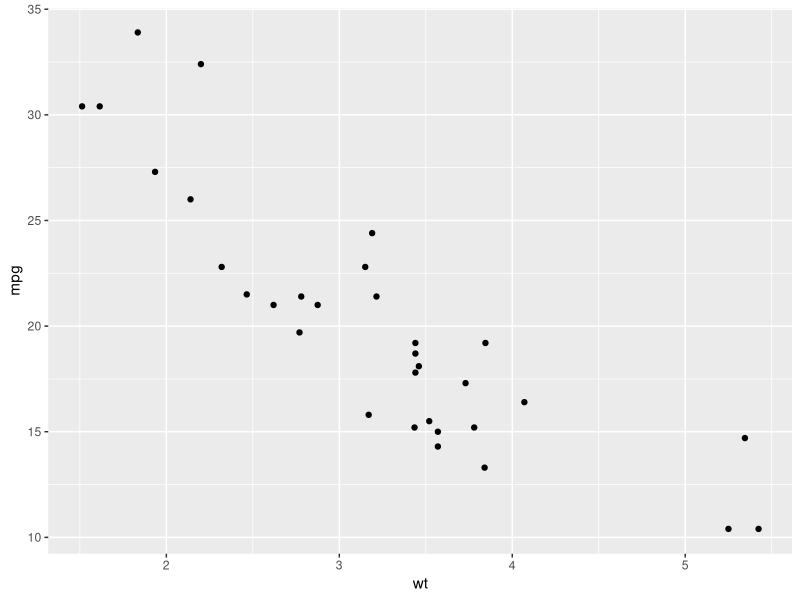
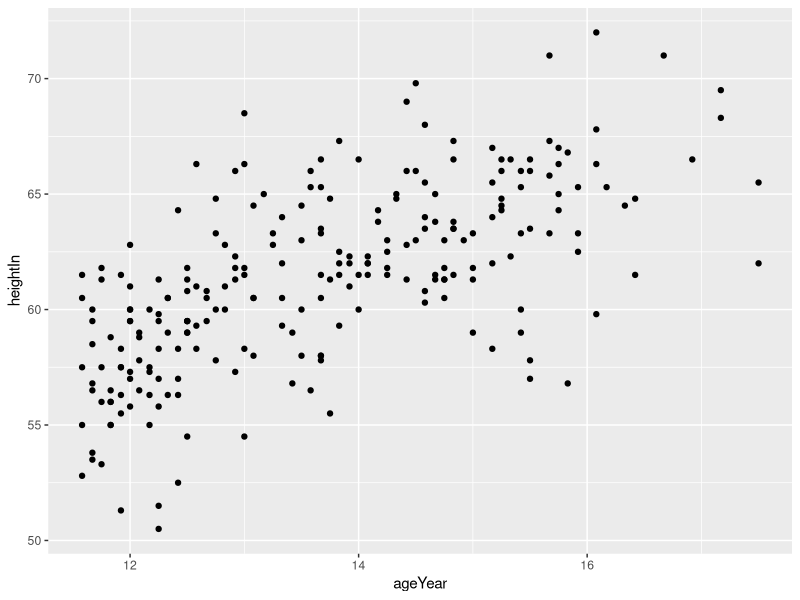
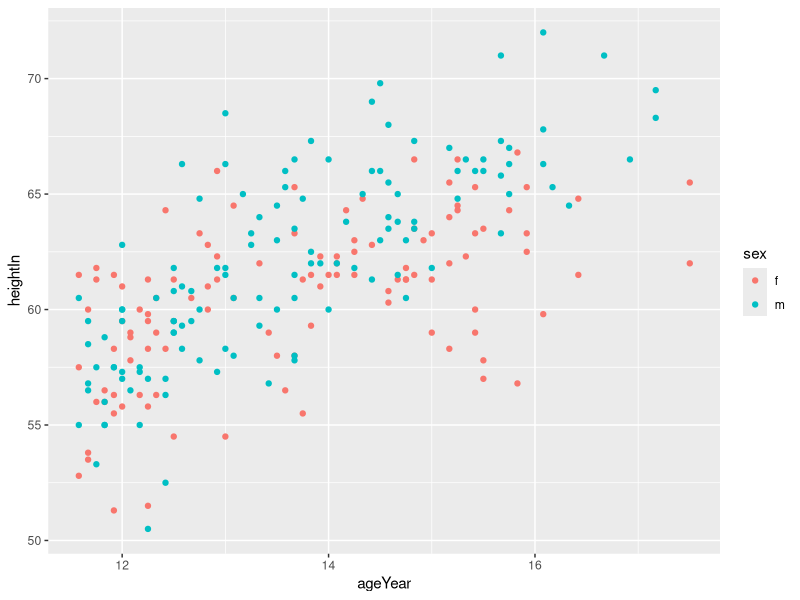
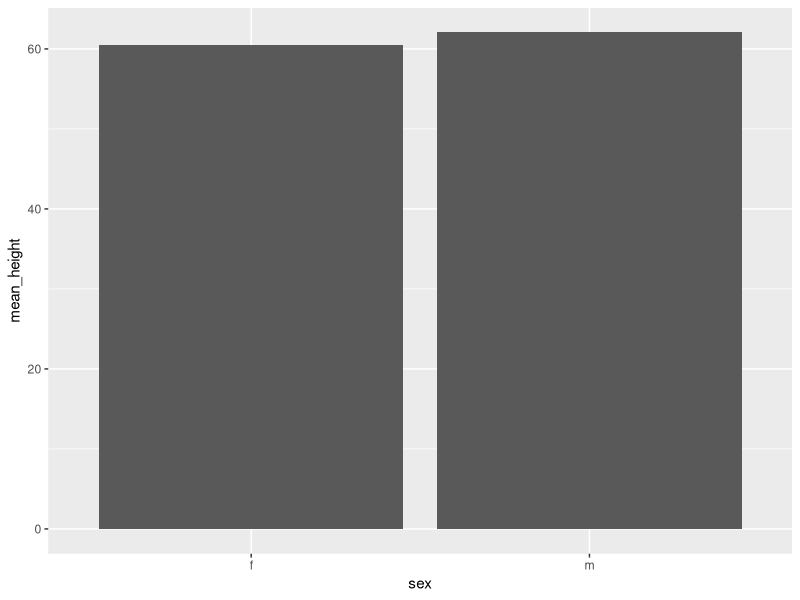
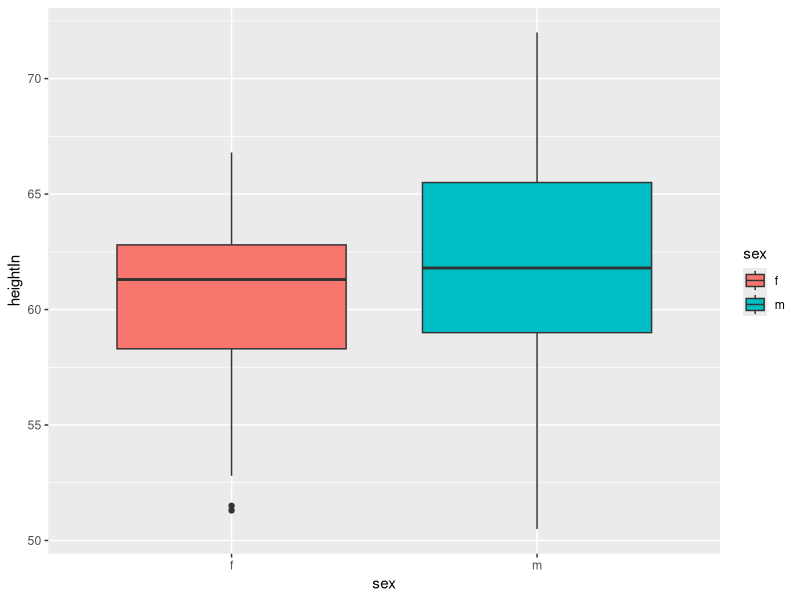
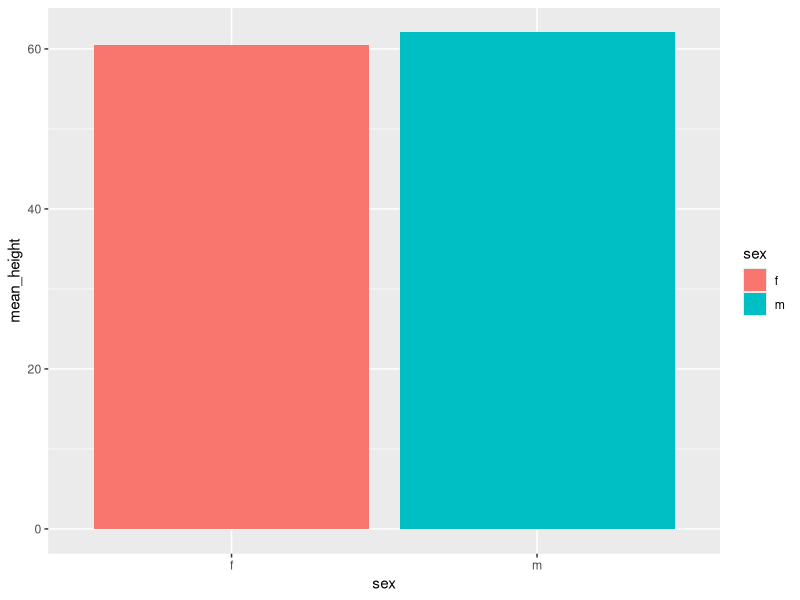
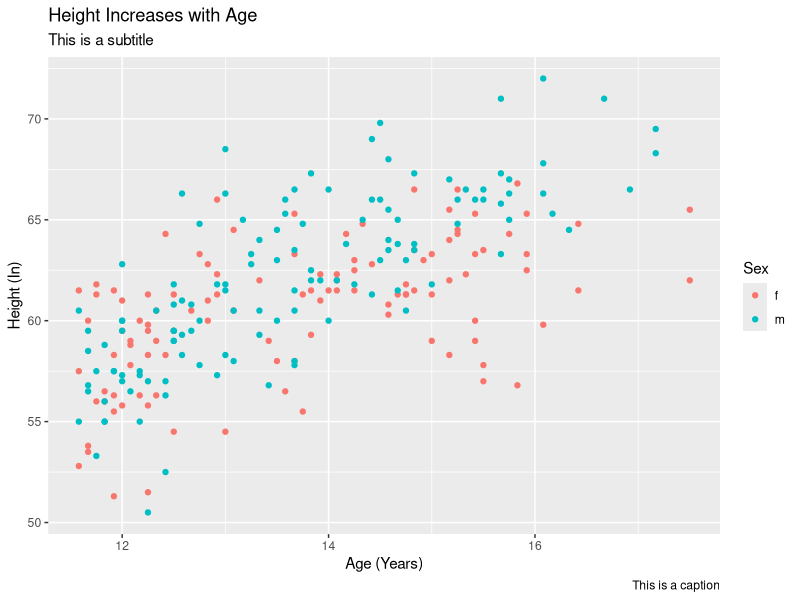
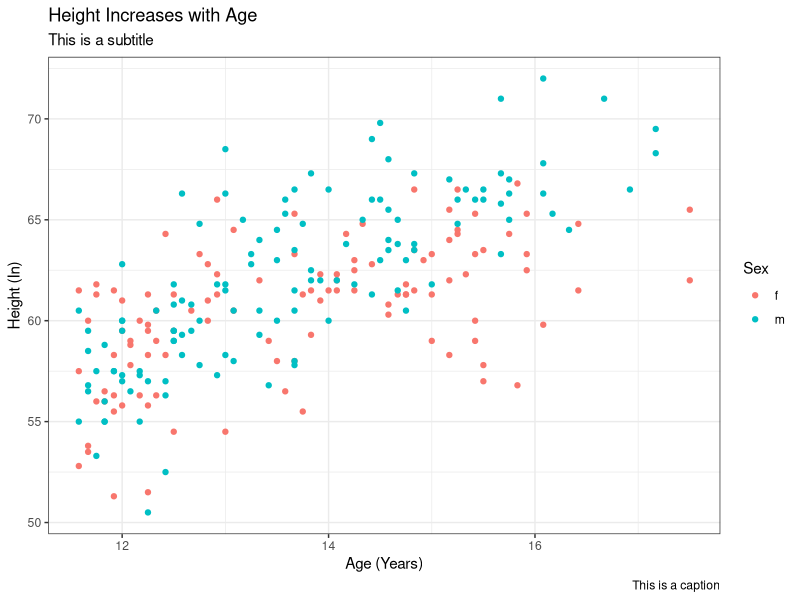

Here is the R script that generated these plots, in order:
## ---- chunk 1
#| echo: false
library(tidyverse)
library(skimr)
library(here)
## ---- chunk 2
ggplot(mtcars,aes(x = wt,y = mpg)) +
    geom_point()
## ---- chunk 3
df.heightweight <- read_csv(here('_data','heightweight.csv'))
df.heightweight
## ---- chunk 4
ggplot(df.heightweight,aes(x = ageYear,y = heightIn)) + 
  geom_point()
## ---- chunk 5
ggplot(df.heightweight) +  
  geom_point(aes(x = ageYear,y = heightIn,colour = sex))
## ---- chunk 6
by_sex <- df.heightweight |> 
	group_by(sex) |> 
	summarise(mean_height=mean(heightIn))

ggplot(by_sex) +
  geom_col(aes(x=sex,y=mean_height))
## ---- chunk 7
ggplot(df.heightweight) +                          
  geom_boxplot(aes(x=sex,y=heightIn,fill=sex)) 
## ---- chunk 8
ggplot(by_sex) +
  geom_col(aes(x=sex,y=mean_height,fill=sex))
## ---- chunk 9
ggplot(df.heightweight) +  
	geom_point(aes(x = ageYear,y = heightIn,colour = sex)) +
	labs(x='Age (Years)',y='Height (In)',colour='Sex',
		 title='Height Increases with Age',
		 subtitle='This is a subtitle',
		 caption='This is a caption')
## ---- chunk 10
ggplot(df.heightweight) +  
	geom_point(aes(x = ageYear,y = heightIn,colour = sex)) +
	labs(x='Age (Years)',y='Height (In)',colour='Sex',
		 title='Height Increases with Age',
		 subtitle='This is a subtitle',
		 caption='This is a caption') +
	theme_bw()
## ---- chunk 11
ggplot(df.heightweight) +  
	geom_point(aes(x = ageYear,y = heightIn,colour = sex)) +
	labs(x='Age (Years)',y='Height (In)',colour='Sex',
		 title='Height Increases with Age',
		 subtitle='This is a subtitle',
		 caption='This is a caption') +
	theme_classic()
## ---- chunk 12
ggplot(df.heightweight) +  
	geom_point(aes(x = ageYear,y = heightIn,colour = sex)) +
	labs(x='Age (Years)',y='Height (In)',colour='Sex',
		 title='Height Increases with Age',
		 subtitle='This is a subtitle',
		 caption='This is a caption') +
	theme_void()
